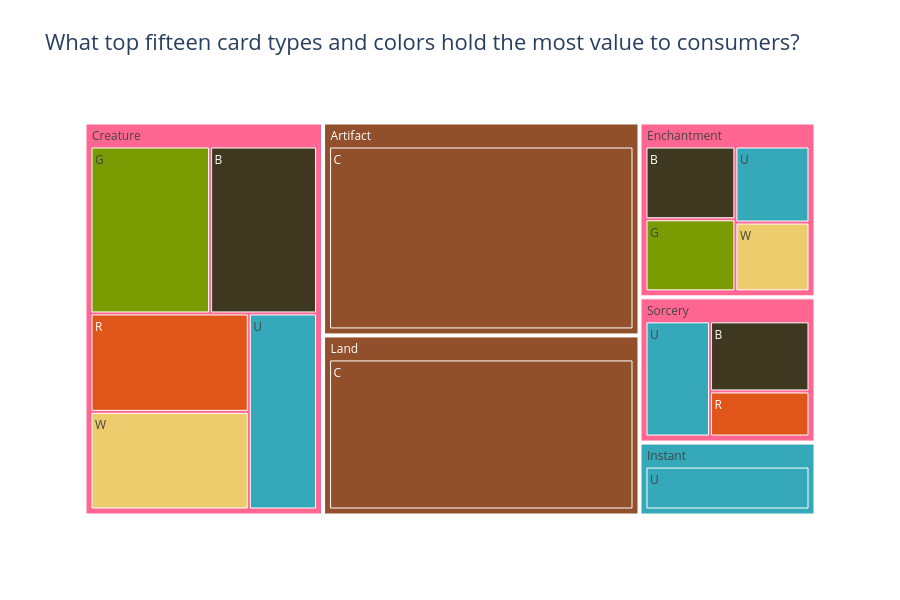

Write notebook code for a chart like this one.
### Markdown cell above
#### Treemap - highest valued card types and colors

### Code cell
# Retrieve from queries.ipynb.
%store -r result4

fig = px.treemap(
    result4,
    # Hierarchy: type to color.
    path=['types', 'colors'],

    # Determines size of rectangles. 
    values='totalPrice',
    
    # Color by card color identity.
    color='colors',             
    
    # Color hex codes pulled from a Magic card back.
    color_discrete_map={
        'W': '#ECCC6C',  # white
        'U': '#35A9B9',  # blue
        'B': '#3D381F',  # black
        'R': '#E05519',  # red
        'G': '#7B9B03',  # green
        'C': "#914F2C",  # colorless
    },
    title="What top fifteen card types and colors hold the most value to consumers?"
)

fig.update_layout(
    width=900,
    height=600,
    title_font_size=22
)

fig.show()

### Figure 1 — Plotly figure (JSON) as saved in the notebook; plotly's stock layout.template omitted (floating-point values rounded to 4 significant figures)
{"data": [{"branchvalues": "total", "customdata": [["(?)"], ["(?)"], ["(?)"], ["B"], ["B"], ["B"], ["C"], ["C"], ["C"], ["C"], ["G"], ["G"], ["R"], ["R"], ["U"], ["U"], ["U"], ["U"], ["U"], ["W"], ["W"]], "domain": {"x": [0, 1], "y": [0, 1]}, "hovertemplate": "labels=%{label}<br>totalPrice=%{value}<br>parent=%{parent}<br>id=%{id}<br>colors=%{customdata[0]}<extra></extra>", "ids": ["Enchantment", "Creature", "Sorcery", "Sorcery/B", "Enchantment/B", "Creature/B", "Artifact", "Land", "Land/C", "Artifact/C", "Creature/G", "Enchantment/G", "Sorcery/R", "Creature/R", "Creature/U", "Instant/U", "Sorcery/U", "Enchantment/U", "Instant", "Creature/W", "Enchantment/W"], "labels": ["Enchantment", "Creature", "Sorcery", "B", "B", "B", "Artifact", "Land", "C", "C", "G", "G", "R", "R", "U", "U", "U", "U", "Instant", "W", "W"], "marker": {"colors": ["#FF6692", "#FF6692", "#FF6692", "#3D381F", "#3D381F", "#3D381F", "#914F2C", "#914F2C", "#914F2C", "#914F2C", "#7B9B03", "#7B9B03", "#E05519", "#E05519", "#35A9B9", "#35A9B9", "#35A9B9", "#35A9B9", "#35A9B9", "#ECCC6C", "#ECCC6C"]}, "name": "", "parents": ["", "", "", "Sorcery", "Enchantment", "Creature", "", "", "Land", "Artifact", "Creature", "Enchantment", "Sorcery", "Creature", "Creature", "Instant", "Sorcery", "Enchantment", "", "Creature", "Enchantment"], "type": "treemap", "values": [1217000.0, 3706000.0, 1010000.0, 372800.0, 335000.0, 804700.0, 2664000.0, 2253000.0, 2253000.0, 2664000.0, 899900.0, 331900.0, 239900.0, 701900.0, 603200.0, 507600.0, 397600.0, 288500.0, 507600.0, 696600.0, 261100.0]}], "layout": {"height": 600, "legend": {"tracegroupgap": 0}, "title": {"font": {"size": 22}, "text": "What top fifteen card types and colors hold the most value to consumers?"}, "width": 900}}
